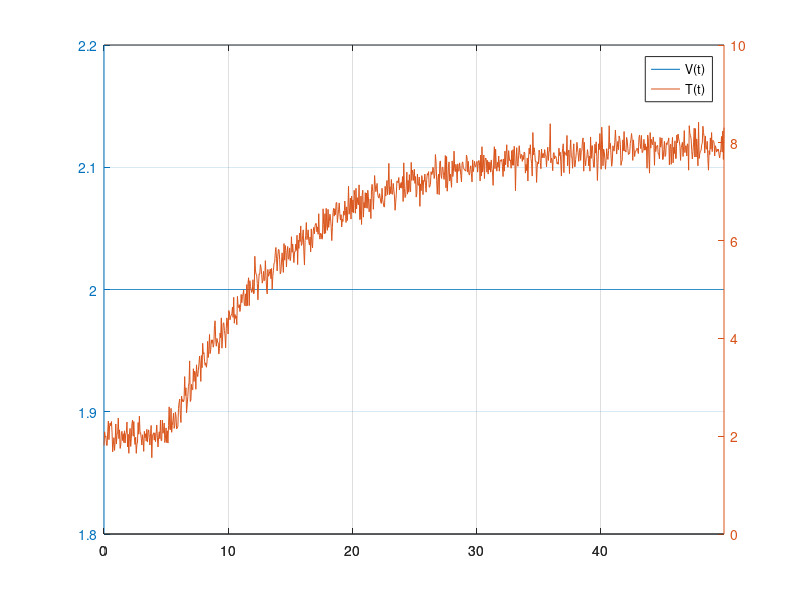

The MATLAB source for this figure: (Note: this script raises an error after producing the figure.)
% Pratica_9_Metodos_deterministicos_1_ordem
dados = load('dadosordem1.txt')
t = dados(:,1);
v = dados(:,2);
T = dados(:,3);

figure('color',[1 1 1])
plotyy(t,v,t,T)
grid on
legend('V(t)','T(t)')

K_approx = (8-2)/2;
t_d_approx = 5;
y_632_approx = 2+0.632*(8-2);
s = tf('s');
num = [K_approx];

%a - Método das integrais
%usando trapz
v_norm = (v-0)./(max(v) - 0)
T_norm = (T-min(T))./(max(T) - min(T))
theta_tau = trapz(t,v_norm-T_norm)
tau_1_Nish = exp(1)*trapz(t(t<theta_tau),T_norm(t<theta_tau));
t_d_Nish = theta_tau-tau_1_Nish;
den_Nish = [tau_1_Nish 1];
H_Nish = tf(num,den_Nish);
H_Nish = H_Nish*exp(-t_d_Nish*s);
step(H_Nish)
%H_Nish = tf(num,den_Nish,'InputDelay',t_d_Nish)

%b - método de uma constante de tempo (63,2%)
tau_1_1const_temp = 15.2-t_d_approx;
t_d_1const_temp = t_d_approx;
den_1const = [tau_1_1const_temp 1];
H_1const = tf(num,den_1const);%*exp(-t_d_1const_temp*s)

%c - método de quatro constantes de tempo (98%)
y_4t_approx = 2+0.98*(8-2);
tau_4_approx = 40 - t_d_approx;
tau_1_4const_temp = tau_4_approx/4;
t_d_4const_temp = t_d_approx;
den_4const = [tau_1_4const_temp 1];
H_4const = tf(num,den_4const);

%d - método de Ziegler-Nichols;
t_3_ZN = 18.3;
tau_1_ZN = t_3_ZN-t_d_approx;
t_d_ZN = t_d_approx;
den_ZN = [tau_1_ZN 1];
H_ZN = tf(num, den_ZN);

%e - método de Smith;
y_283_approx = 2 + 0.283*(8-2);
t_1_Sm = 7.8;
t_2_Sm = 15.2;
tau_1_Sm = 1.5*(t_2_Sm-t_1_Sm);
t_d_Sm = t_2_Sm-tau_1_Sm
den_Sm = [tau_1_Sm 1]
H_Sm = tf(num, den_Sm);

%f - método de Haglund
t_2_Hag = 10;
tau_1_ZN = t_2_Hag-t_d_approx;
t_d_Hag = t_d_approx;
den_Hag = [tau_1_Hag 1]
H_Hag = tf(num, den_Hag);

%g - método de Sundaresan e Krishnaswami;
y_353_approx = 2 + 0.353*(8-2);
y_853_approx = 2 + 0.853*(8-2);
t_1_Sun = 8.9;
t_2_Sun = 23.3;
tau_1_Sun = 0.67*(t_2_Sun-t_1_Sun);
t_d_Sun = 1.3*t_1_Sun-0.29*t_2_Sun;
den_Sun = [tau_1_Sun 1]
H_Sun = tf(num, den_Sun);

%h - método da inclinação inicial.
tau_1_inc_inicial = 17 - t_d_approx;
t_d_inc_inicial = t_d_approx;
den_inc = [tau_1_inc_inicial 1]
H_inc = tf(num, den_inc);

%
tau_1_approx = [tau_1_Nish,tau_1_1const_temp,tau_1_4const_temp,tau_1_ZN,tau_1_Sm,tau_1_ZN,tau_1_Sun,tau_1_inc_inicial]
t_d_approx_all = [t_d_Nish,t_d_1const_temp,t_d_4const_temp,t_d_ZN,t_d_Sm,t_d_ZN,t_d_Sun,t_d_inc_inicial]

figure('color',[1 1 1])
step(H_Nish)
hold on
grid on

